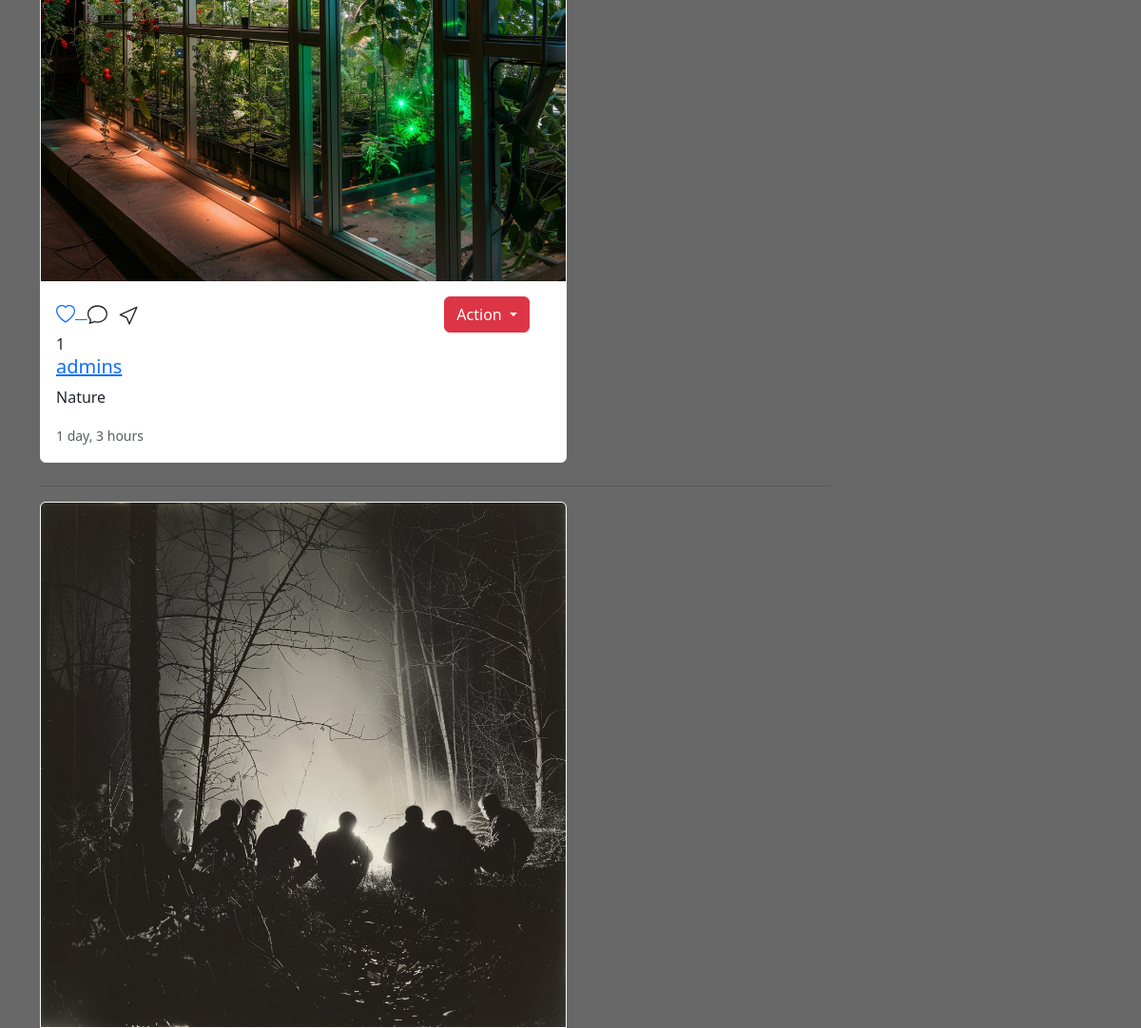
Before: / (middle part) with the older database file.
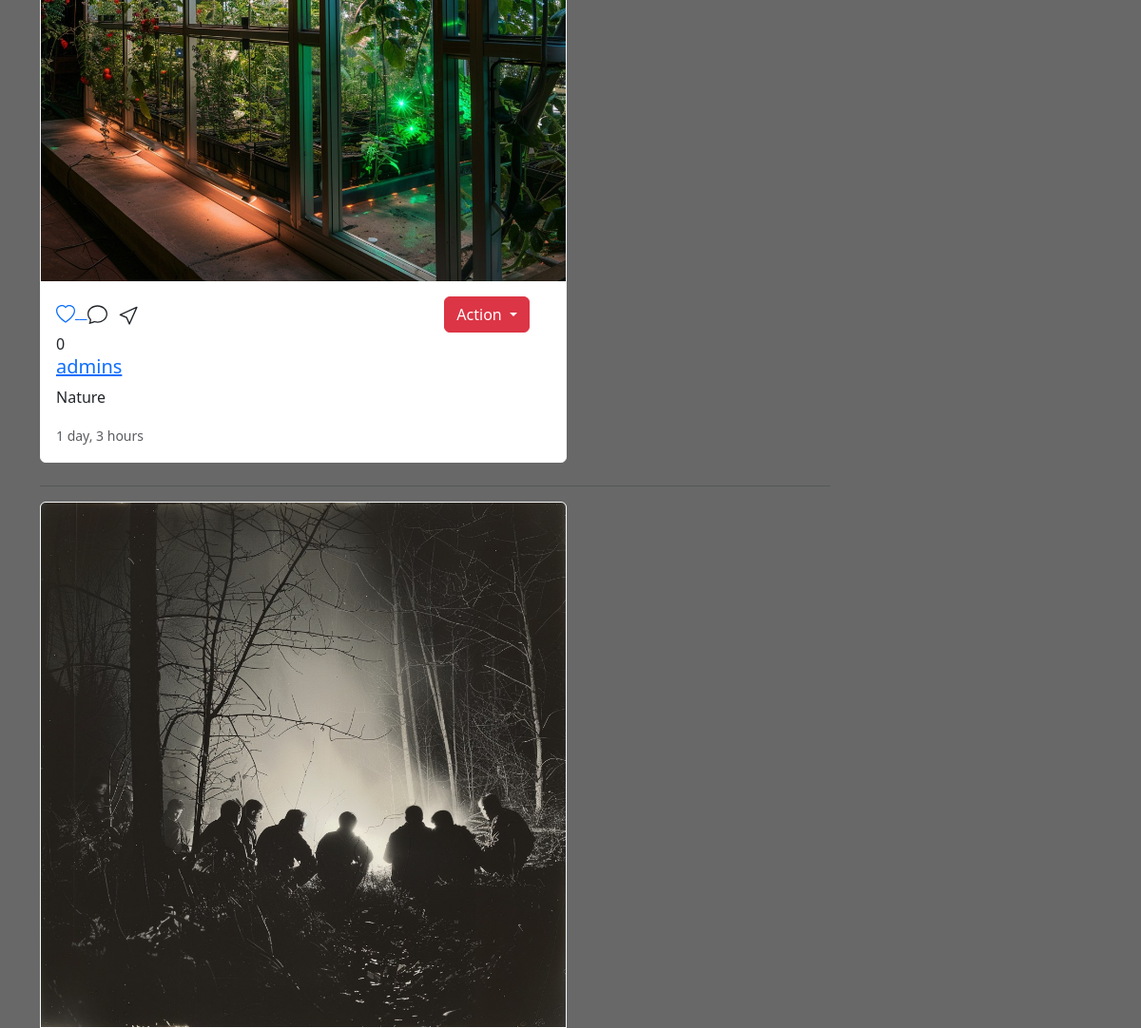
After: the same page with the newer database file.
### main/models.py (models this page shows, shortened)
class Post(models.Model):
    user = models.ForeignKey(User,on_delete=models.CASCADE)
    image = models.ImageField(upload_to='posts/')
    caption = models.TextField(blank=True)
    create_at = models.DateTimeField(auto_now_add=True)
    likes = models.IntegerField(default=0)

### main/views.py (the view)
# urls.py: 2. Add a URL to urlpatterns:  path('', views.home, name='home')
def home(request):
    posts = Post.objects.all().order_by('-create_at')
    context = {"posts":posts}
    return render(request,'home.html',context)

### templates/home.html (shortened to what this page needs)
{% extends 'partial/main.html' %}
{% load static %}
{% block content %}
<div class="container">
    <div class="row">
        <div class="col-9">
            {% for post in posts%}
            <div class="card col-sm-8 mb-4 card border-light">
                <a href="{% url 'post_detail' post.id %}"><img src="{{post.image.url}}" class="card-img-top" alt="..."></a>
                <div class="card-body">
                    <div class="run">
                        <a href="{% url 'like_detail' post.id %}">
                        </a>
                            <div class="btn-group">
                                <button type="button" class="btn btn-danger dropdown-toggle" data-bs-toggle="dropdown" aria-expanded="false">
                                  Action
                                </button>
                              </div>
                    </div>
                    {{post.likes}}
                <a href="{% url 'profile' post.user.username %}"><h5 class="card-title">{{post.user}}</h5> </a>
                <p class="card-text">{{post.caption}}</p>
                <p class="card-text"><small class="text-body-secondary">{{post.create_at|timesince}}</small></p>
                </div>
            </div>
            <hr>
            {% endfor %}
        </div>
        <div class="col-3">
        </div>
    </div>
</div>
{% endblock %}

Changed rows visible on the page:
changed Post "Nature": likes "1" → "0"
